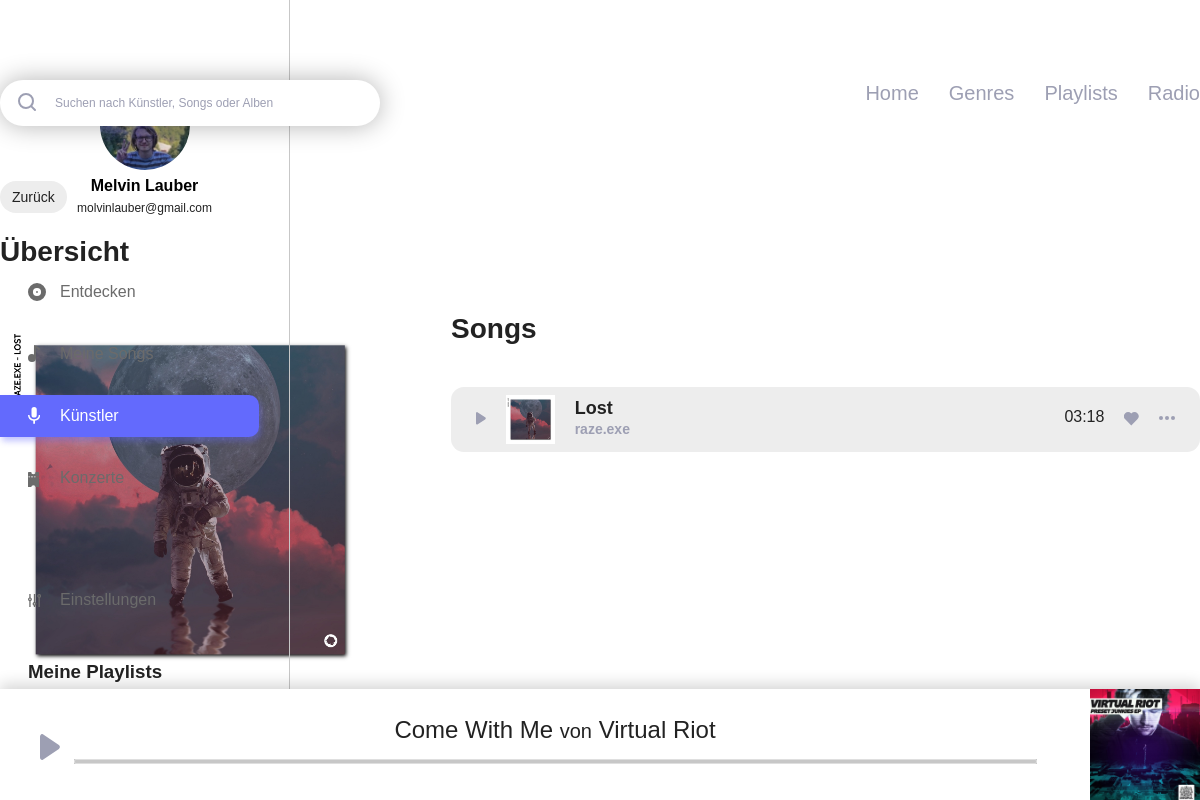
Screenshot of /album_overview.php?album_id=1 (signed in) with the database file from the repository.
### tables this page shows
CREATE TABLE IF NOT EXISTS `users` (
  `id` int(11) NOT NULL AUTO_INCREMENT,
  `username` varchar(255) NOT NULL,
  `email` varchar(255) NOT NULL,
  `firstname` varchar(255) NOT NULL,
  `lastname` varchar(255) NOT NULL,
  `password_hash` varchar(255) NOT NULL,
  `password_token` varchar(255) NOT NULL,
  `is_artist` int(1) NOT NULL,
  `has_darkmode` tinyint(1) NOT NULL,
  PRIMARY KEY (`id`),
  UNIQUE KEY `username` (`username`),
  UNIQUE KEY `email` (`email`)
);

CREATE TABLE IF NOT EXISTS `album` (
  `album_id` int(11) NOT NULL AUTO_INCREMENT,
  `album_name` varchar(255) NOT NULL,
  `album_year` int(4) NOT NULL,
  `artist_id` int(11) NOT NULL,
  PRIMARY KEY (`album_id`)
);

CREATE TABLE IF NOT EXISTS `song` (
  `song_id` int(11) NOT NULL AUTO_INCREMENT,
  `artist_id` int(11) NOT NULL,
  `song_name` varchar(255) NOT NULL,
  `album_id` int(11) NOT NULL,
  `length` varchar(255) NOT NULL,
  `genre_id` int(11) NOT NULL,
  PRIMARY KEY (`song_id`),
  KEY `song_fk0` (`artist_id`),
  KEY `song_fk1` (`album_id`),
  KEY `song_fk2` (`genre_id`)
);

CREATE TABLE IF NOT EXISTS `artist` (
  `artist_id` int(11) NOT NULL AUTO_INCREMENT,
  `user_id` int(11) NOT NULL,
  `artist_firstname` varchar(255) NOT NULL,
  `artist_lastname` varchar(255) NOT NULL,
  `biography` text NOT NULL,
  PRIMARY KEY (`artist_id`),
  KEY `artist_fk0` (`user_id`)
);

### includes/start.php (called while the page is built, shortened)
<?php
include 'db.php';
if (isset($_SESSION['user']['id']) && !empty($_SESSION['user']['id'])) {
	$statement = $pdo->prepare("SELECT * FROM `users` WHERE `id` = :id");
	$result = $statement->execute(array('id' => $_SESSION['user']['id']));
}
if (isset($_SESSION['user']['has_darkmode']) && $_SESSION['user']['has_darkmode'] == 1) {
	$body_class = 'dark';
}
else {
	$body_class = '';
}
?>

### album_overview.php (the view, shortened to what this page needs)
<?php
include 'includes/start.php';
if (isset($_GET['album_id']) && !empty($_GET['album_id']) && $_GET['album_id'] > 0) {
	$album_id = $_GET['album_id'];
}
$song_query = "SELECT * FROM `song` song
				WHERE `album_id` = ".$album_id;
$album_query = "SELECT * FROM `album` album
				INNER JOIN `artist` artist ON artist.artist_id = album.artist_id
				WHERE `album_id` = ".$album_id;
?>
<!DOCTYPE html>
<html lang="de">
	<head>
		<?php include 'includes/meta_data.php'; ?>
	</head>
	<body class="<?php echo $body_class; ?>">
		<?php include 'includes/navigation_left.php'; ?>
		<?php include 'includes/playbar.php'; ?>
		<div class="main_content_wrapper">
			<div class="main_content_inner">
				<?php include 'includes/search_navi.php'; ?>
				<div id="album_overview">
					<a class="back_link" href="javascript:history.back()"><?php echo BACK; ?></a>
					<h3 class="short_title"><?php echo OVERVIEW; ?></h3>
					<div id="album_informations">
						<?php foreach ($pdo->query($album_query) as $album_data) { ?>
							<img class="album" src="img/covers/album_<?php echo $album_data['album_id']; ?>.jpg" width="381" alt="Cover">
							<h2 class="album_title"><?php echo $album_data['album_name']; ?></h2>
							<ul class="album_details">
								<li><?php echo $album_data['artist_firstname'].' '.$album_data['artist_lastname']; ?></li>
								<li><?php echo $album_data['album_year']; ?></li>
							</ul>
						<?php } ?>
					</div>
					<div id="song_list">
						<h3 class="short_title"><?php echo SONGS; ?></h3>
						<?php
							foreach ($pdo->query($song_query) as $song_data) { ?>
								<div class="popular_song">
									<div class="popular_song_inner">
										<img src="img/covers/album_<?php echo $song_data['album_id']?>.jpg" class="cover_img" alt="Cover" width="49px">
										<div class="song_information">
											<h4 class="song_name"><?php echo $song_data['song_name'];?></h4>
											<h4 class="artist_name"><?php echo $album_data['artist_firstname'].' '.$album_data['artist_lastname']; ?></h4>
										</div>
										<div class="song_options">
											<span class="time"><?php echo $song_data['length']; ?></span>
										</div>
									</div>
								</div>
						<?php } ?>
					</div>
				</div>
			</div>
		</div>
	</body>
</html>

### includes/meta_data.php (shortened to what this page needs)
<link rel="stylesheet" href="css/styles.css">

### includes/navigation_left.php (shortened to what this page needs)
<?php
if(isset($_SESSION['active'])) {
	$active_class = $_SESSION['active'];
}
$query = "SELECT * FROM `users` WHERE `id` = ".$_SESSION['user']['id'];
$playlist_query = "SELECT * FROM `playlist` WHERE `user_id` = ".$_SESSION['user']['id'];
?>
<div class="navigation_left">
	<div class="navigation_wrapper">
		<div class="profile">
			<h3 class="profile_name">
				<?php foreach ($pdo->query($query) as $user_data) {
					echo $user_data['firstname'].' '.$user_data['lastname'];
				} ?>
			</h3>
			<p class="profile_mail">
				<?php foreach ($pdo->query($query) as $user_data) {
					echo $user_data['email'];
				} ?>
			</p>
		</div>
		<div class="main_navigation">
			<ul>
				<li class="navigation_element <?php if($active_class === 'discover') { echo 'active'; } ?>"><a href="index.php"><img class="svg" src="img/assets/discover.svg" alt="<?php echo DISCOVER; ?>"><?php echo DISCOVER; ?></a></li>
				<li class="navigation_element <?php if($active_class === 'my_songs') { echo 'active'; } ?>"><a href="my_songs.php"><img class="svg" src="img/assets/my_songs.svg" alt="<?php echo MY_SONGS; ?>"><?php echo MY_SONGS; ?></a></li>
				<li class="navigation_element <?php if($active_class === 'artists') { echo 'active'; } ?>"><a href="artists.php"><img class="svg" src="img/assets/artists.svg" alt="<?php echo ARTISTS; ?>"><?php echo ARTISTS; ?></a></li>
				<li class="navigation_element <?php if($active_class === 'events') { echo 'active'; } ?>"><a href="events.php"><img class="svg" src="img/assets/events.svg" alt="<?php echo EVENTS; ?>"><?php echo EVENTS; ?></a></li>
				<li class="navigation_element <?php if($active_class === 'settings') { echo 'active'; } ?>"><a href="settings.php"><img class="svg" src="img/assets/settings_nav.svg" alt="<?php echo SETTINGS; ?>"><?php echo SETTINGS; ?></a></li>
			</ul>
		</div>
		<div class="playlist_wrapper">
			<h3 class="playlist_title"><?php echo MY_PLAYLISTS; ?></h3>
			<ul>
				<?php foreach ($pdo->query($playlist_query) as $playlist_data) { ?>
					<li class="playlist_element"><a href="playlist_overview.php?playlist_id=<?php echo $playlist_data['playlist_id']; ?>"><?php echo $playlist_data['playlist_name']; ?></a></li>
				<?php } ?>
			</ul>
		</div>
	</div>
</div>

### includes/playbar.php (shortened to what this page needs)
<div class="audio-player" style="position: fixed; bottom: 0; height: 111px; width: 100%; background: #fff; box-shadow: 0 -5px 14px rgba(0,0,0,0.16); z-index: 100;">
	<div id="play-btn"></div>
	<div class="player-controls scrubber">
		<p><a href="album_overview.php?album_id=1">Come With Me </a><small>von</small> <a href="artist_detail.php?artist_id=1">Virtual Riot</a></p>
		<span id="seekObjContainer">
			<progress id="seekObj" value="0" max="1"></progress>
		</span>
		<br>
	</div>
	<div class="album-image" style="background-image: url('img/covers/preset-junkies.jpg')"></div>
</div>

### includes/search_navi.php (shortened to what this page needs)
<div id="search_navigation_wrap">
	<div class="search">
		<form class="search_form" action="" method="post">
			<input class="search_field" type="text" name="search" placeholder="Suchen nach Künstler, Songs oder Alben">
		</form>
	</div>
	<div id="navigation">
		<ul>
			<li class="main_navigation_element <?php if($active_class_meta === 'discover') { echo 'active'; } ?>"><a href="index.php"><?php echo HOME; ?></a></li>
			<li class="main_navigation_element <?php if($active_class_meta === 'genres') { echo 'active'; } ?>"><a href="genres.php"><?php echo GENRES; ?></a></li>
			<li class="main_navigation_element <?php if($active_class_meta === 'playlists') { echo 'active'; } ?>"><a href="playlists.php"><?php echo PLAYLISTS; ?></a></li>
			<li class="main_navigation_element <?php if($active_class_meta === 'radio') { echo 'active'; } ?>"><a href="radio.php"><?php echo RADIO; ?></a></li>
		</ul>
	</div>
</div>

### css/_config.css (style rules this page uses)
:root { --primary-color: #636AFD; --primary-color_light: #e0e1ff; --text: #222; --navigation_left: #6B6B6B; --border: #C7C7C7; --light_text: #9D9FB3; --button: #ededed; --border-bottom: #707070; --background_dark_mode: #21252B; --dark_mode_border: #30353B; --dark_mode_input: #30353B; --dark_mode_light: #DDDDDD; --standard_shadow: 0 3px 27px rgba(0,0,0,0.39); --standard_radius: 13px; }

### css/_basic.css (style rules this page uses)
body { font-family: 'DM Sans', sans-serif; margin: 0; padding: 0; color: var(--text); -webkit-font-smoothing: antialiased; -moz-osx-font-smoothing: grayscale; }
h3 { margin: 0; padding: 0; }
h3.short_title { font-size: 28px; line-height: 37px; font-weight: 700; color: var(--text); margin-bottom: 40px; }
ul { padding: 0; margin: 0; }
.back_link { display: inline-block; font-size: 14px; background: var(--button); color: var(--text); text-decoration: none; border-radius: 50px; padding: 8px 12px; text-align: center; box-sizing: border-box; margin-bottom: 20px; }
.main_content_wrapper { padding-top: 80px; }
.main_content_inner { max-width: 1200px; margin: 0 auto; padding-bottom: 150px; box-sizing: border-box; }
.profile { text-align: center; }
.audio-player { text-align: center; display: flex; flex-flow: row; }
.audio-player .album-image { min-height: 100px; width: 110px; background-size: cover; }
.audio-player .player-controls { align-items: center; justify-content: center; flex: 3; }
.audio-player .player-controls progress { width: 90%; }
.audio-player .player-controls progress[value] { -webkit-appearance: none; appearance: none; background-color: var(--border); color: red; height: 5px; }
.audio-player .player-controls p, .audio-player .player-controls p a { font-size: 24px; line-height: 32px; text-decoration: none; color: var(--text); margin: 0; margin-top: 25px; }
.audio-player #play-btn { position: relative; top: 45px; left: 40px; background-image: url("../img/assets/play.svg"); background-size: 100%; width: 20px; overflow: hidden; height: 26px; }

### css/_content.css (style rules this page uses)
#search_navigation_wrap { margin-bottom: 55px; }
.search { float: left; position: relative; width: 380px; }
#navigation { float: right; }
#navigation ul li.main_navigation_element { float: left; font-size: 20px; line-height: 26px; color: var(--light_text); margin-left: 30px; list-style-type: none; }
#navigation ul li.main_navigation_element a { text-decoration: none; color: inherit; }
#navigation ul li.main_navigation_element:first-child { margin-left: 0; }
#search_navigation_wrap .search { position: relative; z-index: 1; }
#search_navigation_wrap .search .search_form .search_field { font-size: 12px; line-height: 16px; color: var(--light_text); width: 100%; padding: 15px 20px; padding-left: 55px; border: none; -webkit-border-radius: 23px; -moz-border-radius: 23px; -o-border-radius: 23px; border-radius: 23px; box-shadow: 0 0 26px rgba(0,0,0,0.3); box-sizing: border-box; }
#search_navigation_wrap .search .search_form input.search_field::placeholder { font-size: 12px; line-height: 16px; color: var(--light_text); }

### rows the page displays
users: firstname "Melvin", lastname "Lauber", email "molvinlauber@gmail.com"
song: song_name "Lost", artist.artist_firstname "raze.exe", length "03:18"

### other values shown
DISCOVER "Entdecken"
MY_SONGS "Meine Songs"
ARTISTS "Künstler"
SETTINGS "Einstellungen"
MY_PLAYLISTS "Meine Playlists"
HOME "Home"
GENRES "Genres"
PLAYLISTS "Playlists"
RADIO "Radio"
BACK "Zurück"
OVERVIEW "Übersicht"
SONGS "Songs"
